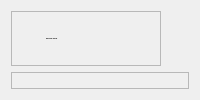
     <widget class="QWidget" name="right_menu_widget" native="true">
      <layout class="QVBoxLayout" name="verticalLayout_3">
       <item>
        <widget class="QFrame" name="right_frame_title">
         <property name="minimumSize">
          <size>
           <width>150</width>
           <height>55</height>
          </size>
         </property>
         <property name="maximumSize">
          <size>
           <width>150</width>
           <height>55</height>
          </size>
         </property>
         <property name="frameShape">
          <enum>QFrame::StyledPanel</enum>
         </property>
         <property name="frameShadow">
          <enum>QFrame::Raised</enum>
         </property>
         <layout class="QHBoxLayout" name="horizontalLayout_6">
          <item>
           <widget class="QLabel" name="right_frame_title_label">
            <property name="maximumSize">
             <size>
              <width>80</width>
              <height>50</height>
             </size>
            </property>
            <property name="font">
             <font>
              <family>Verdana</family>
              <pointsize>-1</pointsize>
              <bold>true</bold>
             </font>
            </property>
            <property name="text">
             <string>Work Order Sign Off</string>
            </property>
            <property name="wordWrap">
             <bool>true</bool>
            </property>
           </widget>
          </item>
         </layout>
        </widget>
       </item>
       <item>
        <widget class="QFrame" name="right_frame">
         <property name="frameShape">
          <enum>QFrame::StyledPanel</enum>
         </property>
         <property name="frameShadow">
          <enum>QFrame::Raised</enum>
         </property>
         <widget class="QLabel" name="cool_thing">
          <property name="geometry">
           <rect>
            <x>9</x>
            <y>9</y>
            <width>141</width>
            <height>91</height>
           </rect>
          </property>
          <property name="styleSheet">
           <string notr="true">font-family: &quot;Dejavu Sans&quot;, sans-serif;
font-size: 20px;</string>
          </property>
          <property name="text">
           <string>For managers only</string>
          </property>
          <property name="alignment">
           <set>Qt::AlignCenter</set>
          </property>
          <property name="wordWrap">
           <bool>true</bool>
          </property>
         </widget>
         <widget class="QPushButton" name="sign_off_button">
          <property name="geometry">
           <rect>
            <x>10</x>
            <y>450</y>
            <width>131</width>
            <height>41</height>
           </rect>
          </property>
          <property name="minimumSize">
           <size>
            <width>0</width>
            <height>0</height>
           </size>
          </property>
          <property name="maximumSize">
           <size>
            <width>5555</width>
            <height>555</height>
           </size>
          </property>
          <property name="styleSheet">
           <string notr="true">#sign_off_button {
    border-radius: 15px;
    border: 3px solid rgb(120, 157, 186);
    text-align: center;
    background-color: qlineargradient(x1: 0, y1: 0, x2: 0, y2: 1, stop: 0 rgb(75,100,130), stop: 1 rgb(61, 80, 95));
}

#sign_off_button:hover {
    border-radius: 16px;
    border: 3px solid rgb(186, 157, 120);
    background-color: qlineargradient(x1: 0, y1: 0, x2: 0, y2: 1, stop: 0 rgb(95,120,150), stop: 1 rgb(75,100,130));
}

#sign_off_button:pressed {
    background-color: qlineargradient(x1: 0, y1: 0, x2: 0, y2: 1, stop: 0 rgb(61, 80, 95), stop: 1 rgb(45,64,75));
}</string>
          </property>
          <property name="text">
           <string>Sign Off</string>
          </property>
         </widget>
         <widget class="QLabel" name="cool_thing_2">
          <property name="geometry">
           <rect>
            <x>0</x>
            <y>240</y>
            <width>141</width>
            <height>181</height>
           </rect>
          </property>
          <property name="font">
           <font>
            <family>Dejavu Sans</family>
            <pointsize>-1</pointsize>
            <bold>true</bold>
           </font>
          </property>
          <property name="styleSheet">
           <string notr="true">font-family: &quot;Dejavu Sans&quot;, sans-serif;
font-size: 20px;</string>
          </property>
          <property name="text">
           <string>Preforming this action will complete the sign off process</string>
          </property>
          <property name="alignment">
           <set>Qt::AlignCenter</set>
          </property>
          <property name="wordWrap">
           <bool>true</bool>
          </property>
         </widget>
        </widget>
       </item>
      </layout>
     </widget>
